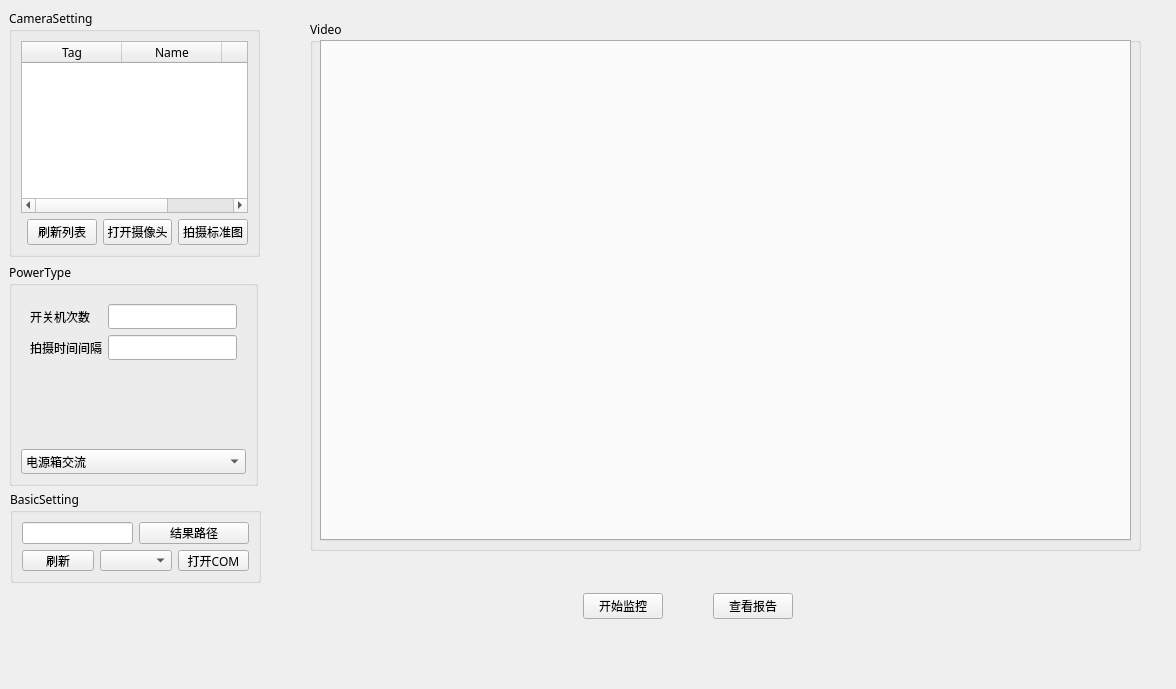
<?xml version="1.0" encoding="UTF-8"?>
<ui version="4.0">
 <class>Form</class>
 <widget class="QWidget" name="Form">
  <property name="geometry">
   <rect>
    <x>0</x>
    <y>0</y>
    <width>1176</width>
    <height>689</height>
   </rect>
  </property>
  <property name="font">
   <font>
    <family>微软雅黑</family>
   </font>
  </property>
  <property name="windowTitle">
   <string>TvSupervisory</string>
  </property>
  <property name="windowIcon">
   <iconset>
    <normaloff>../res/tv.jpg</normaloff>../res/tv.jpg</iconset>
  </property>
  <widget class="QGroupBox" name="groupBox">
   <property name="geometry">
    <rect>
     <x>9</x>
     <y>9</y>
     <width>251</width>
     <height>248</height>
    </rect>
   </property>
   <property name="title">
    <string>CameraSetting</string>
   </property>
   <layout class="QGridLayout" name="gridLayout">
    <item row="1" column="3">
     <widget class="QPushButton" name="capture_std_btn">
      <property name="text">
       <string>拍摄标准图</string>
      </property>
     </widget>
    </item>
    <item row="0" column="0" colspan="4">
     <widget class="QTableWidget" name="camera_table">
      <property name="columnCount">
       <number>3</number>
      </property>
      <column>
       <property name="text">
        <string>Tag</string>
       </property>
      </column>
      <column>
       <property name="text">
        <string>Name</string>
       </property>
      </column>
      <column>
       <property name="text">
        <string>ID</string>
       </property>
      </column>
     </widget>
    </item>
    <item row="1" column="1">
     <widget class="QPushButton" name="refresh_camera_table_btn">
      <property name="text">
       <string>刷新列表</string>
      </property>
     </widget>
    </item>
    <item row="1" column="2">
     <widget class="QPushButton" name="add_camera_btn">
      <property name="text">
       <string>打开摄像头</string>
      </property>
     </widget>
    </item>
   </layout>
  </widget>
  <widget class="QGroupBox" name="groupBox_2">
   <property name="geometry">
    <rect>
     <x>9</x>
     <y>263</y>
     <width>249</width>
     <height>223</height>
    </rect>
   </property>
   <property name="title">
    <string>PowerType</string>
   </property>
   <layout class="QGridLayout" name="gridLayout_5">
    <item row="0" column="0">
     <widget class="QStackedWidget" name="stackedWidget">
      <property name="currentIndex">
       <number>0</number>
      </property>
      <widget class="QWidget" name="power_box">
       <layout class="QFormLayout" name="formLayout">
        <item row="0" column="0">
         <widget class="QLabel" name="label">
          <property name="text">
           <string>开关机次数</string>
          </property>
         </widget>
        </item>
        <item row="0" column="1">
         <widget class="QLineEdit" name="txt_box_num"/>
        </item>
        <item row="1" column="0">
         <widget class="QLabel" name="label_2">
          <property name="text">
           <string>拍摄时间间隔</string>
          </property>
         </widget>
        </item>
        <item row="1" column="1">
         <widget class="QLineEdit" name="txt_box_interval"/>
        </item>
       </layout>
      </widget>
      <widget class="QWidget" name="direct_power">
       <layout class="QFormLayout" name="formLayout_2">
        <item row="0" column="0">
         <widget class="QLabel" name="label_3">
          <property name="text">
           <string>开关机次数</string>
          </property>
         </widget>
        </item>
        <item row="0" column="1">
         <widget class="QLineEdit" name="txt_direct_num"/>
        </item>
        <item row="1" column="0">
         <widget class="QLabel" name="label_4">
          <property name="text">
           <string>关机时间</string>
          </property>
         </widget>
        </item>
        <item row="1" column="1">
         <widget class="QLineEdit" name="txt_direct_off_time"/>
        </item>
        <item row="2" column="0">
         <widget class="QLabel" name="label_5">
          <property name="text">
           <string>电源键值</string>
          </property>
         </widget>
        </item>
        <item row="2" column="1">
         <widget class="QLineEdit" name="txt_direct_power_key"/>
        </item>
        <item row="3" column="0">
         <widget class="QLabel" name="label_6">
          <property name="text">
           <string>拍摄时间间隔</string>
          </property>
         </widget>
        </item>
        <item row="3" column="1">
         <widget class="QLineEdit" name="txt_direct_interval"/>
        </item>
       </layout>
      </widget>
      <widget class="QWidget" name="pro800_power">
       <layout class="QFormLayout" name="formLayout_3">
        <item row="0" column="0">
         <widget class="QLabel" name="label_7">
          <property name="text">
           <string>开关机次数</string>
          </property>
         </widget>
        </item>
        <item row="0" column="1">
         <widget class="QLineEdit" name="txt_cross_num"/>
        </item>
        <item row="1" column="0">
         <widget class="QLabel" name="label_8">
          <property name="text">
           <string>继电器地址</string>
          </property>
         </widget>
        </item>
        <item row="1" column="1">
         <widget class="QLineEdit" name="txt_cross_address"/>
        </item>
        <item row="2" column="0">
         <widget class="QLabel" name="label_9">
          <property name="text">
           <string>开机键值</string>
          </property>
         </widget>
        </item>
        <item row="2" column="1">
         <widget class="QLineEdit" name="txt_cross_on_key"/>
        </item>
        <item row="3" column="0">
         <widget class="QLabel" name="label_10">
          <property name="text">
           <string>关机键值</string>
          </property>
         </widget>
        </item>
        <item row="3" column="1">
         <widget class="QLineEdit" name="txt_cross_off_key"/>
        </item>
        <item row="4" column="0">
         <widget class="QLabel" name="label_21">
          <property name="text">
           <string>拍摄时间间隔</string>
          </property>
         </widget>
        </item>
        <item row="4" column="1">
         <widget class="QLineEdit" name="txt_cross_interval"/>
        </item>
       </layout>
      </widget>
     </widget>
    </item>
    <item row="1" column="0">
     <widget class="QComboBox" name="comboBox">
      <item>
       <property name="text">
        <string>电源箱交流</string>
       </property>
      </item>
      <item>
       <property name="text">
        <string>红外直流</string>
       </property>
      </item>
      <item>
       <property name="text">
        <string>PRO800交流</string>
       </property>
      </item>
     </widget>
    </item>
   </layout>
  </widget>
  <widget class="QGroupBox" name="groupBox_3">
   <property name="geometry">
    <rect>
     <x>10</x>
     <y>490</y>
     <width>251</width>
     <height>93</height>
    </rect>
   </property>
   <property name="title">
    <string>BasicSetting</string>
   </property>
   <layout class="QGridLayout" name="gridLayout_6">
    <item row="0" column="0" colspan="2">
     <widget class="QLineEdit" name="result_dir_txt"/>
    </item>
    <item row="0" column="2" colspan="2">
     <widget class="QPushButton" name="result_dir_btn">
      <property name="text">
       <string>结果路径</string>
      </property>
     </widget>
    </item>
    <item row="1" column="0">
     <widget class="QPushButton" name="refresh_port_btn">
      <property name="text">
       <string>刷新</string>
      </property>
     </widget>
    </item>
    <item row="1" column="1" colspan="2">
     <widget class="QComboBox" name="port_lists_combox"/>
    </item>
    <item row="1" column="3">
     <widget class="QPushButton" name="open_port_btn">
      <property name="text">
       <string>打开COM</string>
      </property>
     </widget>
    </item>
   </layout>
  </widget>
  <widget class="QGroupBox" name="groupBox_4">
   <property name="geometry">
    <rect>
     <x>310</x>
     <y>20</y>
     <width>831</width>
     <height>531</height>
    </rect>
   </property>
   <property name="title">
    <string>Video</string>
   </property>
   <widget class="QTabWidget" name="camera_tab">
    <property name="geometry">
     <rect>
      <x>10</x>
      <y>20</y>
      <width>811</width>
      <height>501</height>
     </rect>
    </property>
    <property name="currentIndex">
     <number>-1</number>
    </property>
   </widget>
  </widget>
  <widget class="QWidget" name="layoutWidget">
   <property name="geometry">
    <rect>
     <x>540</x>
     <y>590</y>
     <width>296</width>
     <height>32</height>
    </rect>
   </property>
   <layout class="QHBoxLayout" name="horizontalLayout_6">
    <item>
     <spacer name="horizontalSpacer_7">
      <property name="orientation">
       <enum>Qt::Horizontal</enum>
      </property>
      <property name="sizeHint" stdset="0">
       <size>
        <width>40</width>
        <height>20</height>
       </size>
      </property>
     </spacer>
    </item>
    <item>
     <widget class="QPushButton" name="start_supervision_btn">
      <property name="text">
       <string>开始监控</string>
      </property>
     </widget>
    </item>
    <item>
     <spacer name="horizontalSpacer_9">
      <property name="orientation">
       <enum>Qt::Horizontal</enum>
      </property>
      <property name="sizeHint" stdset="0">
       <size>
        <width>40</width>
        <height>20</height>
       </size>
      </property>
     </spacer>
    </item>
    <item>
     <widget class="QPushButton" name="pushButton_3">
      <property name="text">
       <string>查看报告</string>
      </property>
     </widget>
    </item>
    <item>
     <spacer name="horizontalSpacer_8">
      <property name="orientation">
       <enum>Qt::Horizontal</enum>
      </property>
      <property name="sizeHint" stdset="0">
       <size>
        <width>40</width>
        <height>20</height>
       </size>
      </property>
     </spacer>
    </item>
   </layout>
  </widget>
 </widget>
 <resources/>
 <connections>
  <connection>
   <sender>comboBox</sender>
   <signal>currentIndexChanged(int)</signal>
   <receiver>stackedWidget</receiver>
   <slot>setCurrentIndex(int)</slot>
   <hints>
    <hint type="sourcelabel">
     <x>220</x>
     <y>490</y>
    </hint>
    <hint type="destinationlabel">
     <x>219</x>
     <y>397</y>
    </hint>
   </hints>
  </connection>
 </connections>
</ui>
